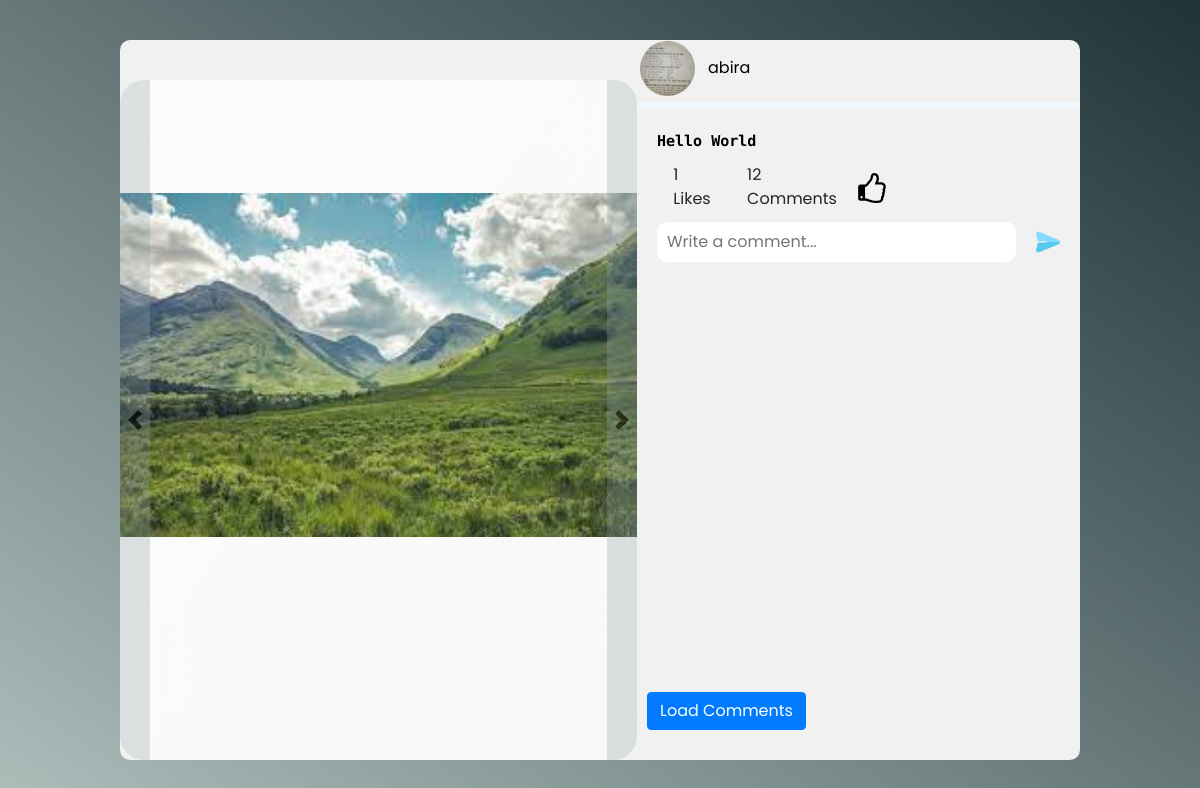
Page /detail/18 on the committed database.
### posts/models.py (models this page shows, shortened)
class Image(models.Model):
    image = models.ImageField(null=False, blank=False)
    post = models.ForeignKey(Post, null=False, on_delete = models.CASCADE)

class Post(models.Model):
    description = models.TextField(max_length = 200)
    user = models.ForeignKey(User, on_delete=models.CASCADE, null=False)
    likes = models.ManyToManyField(User, related_name = "posts_likes")
    def get_like_url(self):
        return reverse('posts:like_toggle', kwargs = {'pk':self.pk})
    def get_like_api_url(self):
        return reverse('posts:like_api_toggle', kwargs={'pk': self.pk})

### users/models.py (models this page shows, shortened)
class Profile(models.Model):
    profile_pic = models.ImageField(default='profile_pics/default.jpg', upload_to='profile_pics')
    user = models.OneToOneField(User, on_delete=models.CASCADE)
    dominant_color = models.TextField(null=True, blank=True)

### posts/views.py (the view, shortened to what this page needs)
# urls.py: path('detail/<int:pk>', PostDetailView.as_view(), name='detail'),
class PostDetailView(FormMixin, DetailView):
    model = Post
    template_name = 'post/detail.html'
    context_object_name = 'p'
    form_class = CommentForm
    def post(self, request, *args, **kwargs):
        self.object = self.get_object()
        form = self.get_form()
        if form.is_valid():
            return self.form_valid(form)
        else:
            return self.form_invalid(form)

### posts/forms.py
class CommentForm(ModelForm):
    comment = forms.CharField(widget=forms.TextInput(
        attrs={'class': 'form-field', 'placeholder': 'Write a comment...'}))
    class Meta:
        model = Comment
        fields = ['comment','post']

### posts/templates/post/detail.html (shortened to what this page needs)
{% load static %}
<html lang="en">
<head>
    <link rel="stylesheet" href="https://maxcdn.bootstrapcdn.com/bootstrap/4.0.0/css/bootstrap.min.css">
<link rel = 'stylesheet' href = ' {% static "users/detail.css" %} '>
<link rel = 'stylesheet' href = ' {% static "posts/style.css" %} '>
</head>
<body>
<div class="main-container">
    <div class="glass">
<div id="{{p.pk}}" class="carousel slide" data-ride="carousel">
{%for i in p.image_set.all%}
    {% if forloop.counter0 == 0%}
    <div class="carousel-inner m-inner im ">
        <div class="carousel-item active">
            <img class="d-block w-100 image-carousel " src="{{i.image.url}}" alt="First slide">
        </div>
        {%else%}
        <div class="carousel-item im">
            <img class="d-block w-100 image-carousel" src="{{i.image.url}}" alt="Second slide">
        </div>
        {% endif %}
  {% endfor %}
    <a class="carousel-control-prev" href="#{{p.pk}}" role="button" data-slide="prev">
        <span class="carousel-control-prev-icon" aria-hidden="true"></span>
    </a>
    <a class="carousel-control-next" href="#{{p.pk}}" role="button" data-slide="next">
        <span class="carousel-control-next-icon" aria-hidden="true"></span>
    </a>
    </div>
</div>
</div>
    <div class="right">
        <div class="user-info">
            <img src="{{p.user.profile.profile_pic.url}}">
            <p class="username">
                {{p.user.username}}
            </p>
        </div>
<div class="desc-container">
    <div class="description">
        <p class="ellipse-two-lines">{{p.description}}</p>
    </div>
    </div>
 <p class="counter">{{p.likes.count}}  Likes  </p>
   <div class="interactions">
               <p class="comment-count">{{p.comments.count}} Comments  </p>
    <a class="like-btn" data-likes = '{{p.likes.count}}' data-href = "{{p.get_like_api_url}}" href="{{p.get_like_url}}">
    </a>
</div>
<div class="form-btn-container">
    <form action="http://127.0.0.1:8000/api/create/{{p.pk}}" method="POST" name="{{p.id}}">
        {% for f in form%}
            {% if forloop.counter0 == 0%}
        {{f}}
{%endif%}
        {%endfor%}
<div class="btn-comt-sub">
        <input class="bsub" type="image" name="submit" src="{% static 'logos/send.png' %}">
</div>
    </form>
    </div>
    <div id="C" class="comment-list">
    </div>
    <div class="load-box">
    <div id="loading-box">
        <button class="btn load btn-primary" id="load-btn" name = "{{p.id}}"> Load Comments </button>
    </div>
    </div>
</div>
</div>
</body>
</html>

### posts/static/users/detail.css (style rules this page uses)
* { margin:0 ; padding: 0 ; box-sizing: border-box; }
body { background: linear-gradient(to left top,#6cdbeb,#6ba4ff); font-family: 'Poppins', sans-serif; display: flex; justify-content: center; align-items: center; }
.glass { background: white; background: linear-gradient(to left top, rgba(255, 255, 255, .5), rgba(255, 255, 255, .8)); flex: .6; border-radius: 10px; z-index: 2; backdrop-filter: blur(2rem); }
.image-carousel { padding-top: 10px; height: 550px; object-fit: contain; position: relative; bottom: 20px; margin-top:25px; }
.im { width: 100%; height: 100%; }
.description { padding: 12px; display: flex; align-items: center; border-bottom-style: solid; border-bottom-color: rgb(239, 243, 244); border-bottom-width: 1px; }
.description > p { font-weight: 600; font-size: 18px; word-break: break-word; margin: 0; font-family: 'Roboto Mono', monospace; color: black; max-height: 200px; }
.desc-container { border-top-color: rgb(239, 243, 244); border-top-style: solid; border-top-width: 1px; position: relative; top: -6px; }
.main-container { display: flex; width: 80%; height: 90%; background: #f1f1f1; border-radius: 10px; }
.right { flex: .4; }
.user-info > img { width: 60px; height: 60px; object-fit: cover; border-radius: 50%; }
.user-info { display: flex; align-items: center; padding-left: 10px; padding-top: 8px; padding-bottom: 14px; }
.username { max-width: 335px; color: white; position: relative; left: 10px; top: -14px; justify-content: center; margin: 0; }
.comment-list { overflow-y: auto; height: 400px; }

### posts/static/posts/style.css (style rules this page uses)
* { margin:0; padding: 0; box-sizing: border-box; }
body { background: linear-gradient(to right top, #acbdba, #203337); font-family: 'Poppins', sans-serif; }
.interactions { display: flex; position: fixed; margin-top: -34; margin-left: 100; }
.glass { margin-top: 40px; background: white; background: linear-gradient(to left top, rgba(255, 255, 255, .5), rgba(255, 255, 255, .8)); min-height: 80vh; width: 43%; border-radius: 1.5rem; z-index: 2; backdrop-filter: blur(2rem); position: relatve; overflow: hidden; }
.image-carousel { padding-top: 10px; height: 550px; object-fit: contain; position: relative; bottom: 20px; margin-top:25px; }
.im { width: 100%; height: 100%; border-radius: 10px; }
.description { margin-top: 10px; display: flex; padding-left: 20px; align-items: center; }
.description > p { font-size: 15px; word-break: break-word; display: -webkit-box; -webkit-line-clamp: 2; -webkit-box-orient: vertical; overflow: hidden; padding-right: 15px; }
.desc-container { border-top-color: aliceblue; border-top-style: solid; border-top-width: 6px; position: relative; top: -6px; }
.s-btn { fill: red; width: 30px; height: 30px; margin-left: 10px; margin-bottom: 10px; }
.like { fill: black; }
.like-btn { padding-left: 40px; display: flex; justify-content: center; align-items: center; }
.counter { display: flex; height: 30px; padding-left: 20px; justify-content:center; align-items: center; margin: 0; margin-left: 20px; width: 50px; }
.form-field { outline: none; border: none; border-radius: 10px; height: 40px; flex: 1; padding-right: 33px; padding-left: 10px; }
form { display: flex; padding: 20px; align-items: center; }
.user-info > img { position: relative; width: 60px; height: 60px; object-fit: cover; border-radius: 50%; margin: 0; padding: 0; }
.user-info { display: flex; padding-left: 3px; padding-top: 3px; height: 68px; width: 100%; border-bottom-style: solid; border-bottom-color: gray; border-bottom-width: 1px }
.username { top: 0px; padding-left: 3px; color: black; }
a { text-decoration: none; color: black; }
.comment-count { margin-top: 4px; display: flex; height: 30px; justify-content:center; align-items: center; margin-left: 20px; width: 50px; padding-left: 20px; }
.load { margin-top: 10px; margin-left: 10px; margin-bottom: 12px; }
.carousel-control-next, .carousel-control-prev { filter: invert(100%); width: 30px; background:#6f5b5b9e }
.btn-comt-sub { backgroud: red; }
.bsub { width: 24px; margin-left: 20px; }
.user-info > img { width: 55px; height: 55px; }

### rows in the picture
Image: image (picture)
Post: user.profile.profile_pic (placeholder picture), user.username "abira", description "Hello World", likes.count "1", comments.count "12"
